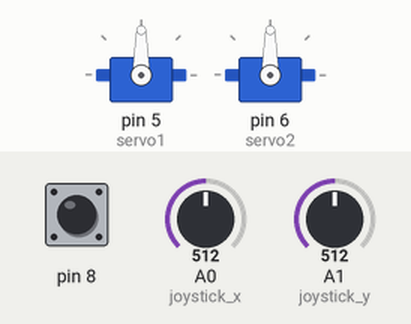
This sketch was run on a simulated Arduino Uno, built with avr-gcc and run on an emulated ATmega328P. On the bench: 2 × servo. The inputs (shaded band) are chosen by the test bench; at power-on: A0 (joystick_x) = 512, A1 (joystick_y) = 512, pin 8 HIGH.

Above: at 1.2 s.
1.3 s: A0 (joystick_x) set to 684
2.8 s: A0 (joystick_x) set to 713
At 2.95 s:
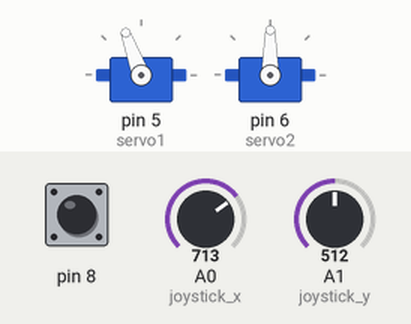
At 4.2 s:
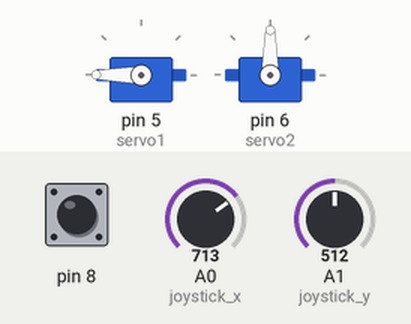
5.8 s: A1 (joystick_y) set to 686
7.3 s: A1 (joystick_y) set to 716
At 8.9 s:
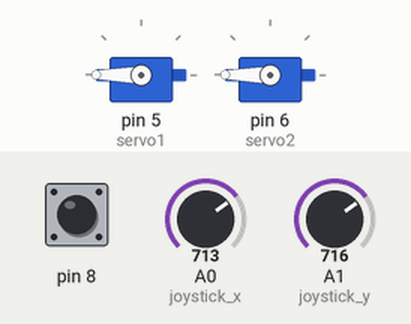
10.3 s: A0 (joystick_x) set to 314
11.8 s: A0 (joystick_x) set to 282
At 14.4 s:
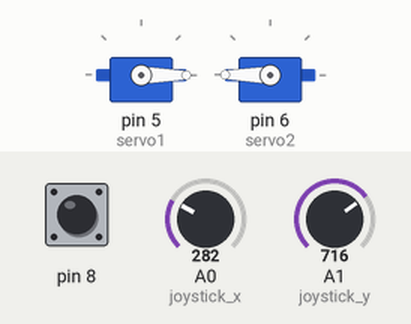
Timing chart, 0 to 15.8 s (numbered marks = the images above; inputs shaded):
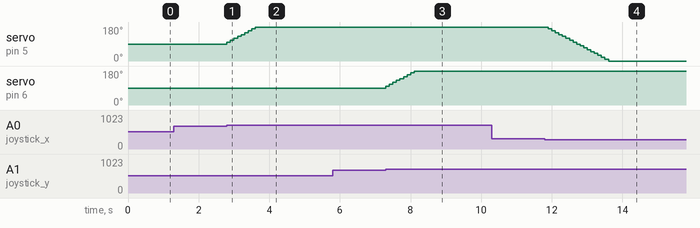

The sketch:

two_axis_servo_motor_control_code.ino
```cpp
#include <Servo.h>
Servo servo1;
Servo servo2;
int joystick_x = A0;
int joystick_y = A1;
int pos_x;
int pos_y;
int servo1_pos=90;
int servo2_pos=90;
void setup ( ) {
pinMode(8, INPUT_PULLUP);
servo1.attach (5) ;
servo2.attach (6) ;
servo1.write (servo1_pos);
servo2.write (servo2_pos);
pinMode (joystick_x, INPUT) ;
pinMode (joystick_y, INPUT) ;
}
void loop ( ) {
pos_x = analogRead (joystick_x) ;
pos_y = analogRead (joystick_y) ;
if (pos_x < 300)
{
  if (servo1_pos < 10)
  {
  }
  else
  {
    servo1_pos = servo1_pos - 10;
    servo1.write ( servo1_pos ) ;
    delay (100);
  }
}
if (pos_x > 700)
{
  if (servo1_pos > 180)
  {
  }
  else
  {
  servo1_pos = servo1_pos + 10;
  servo1.write ( servo1_pos ) ;
  delay (100) ;
  }
}
if (pos_y < 300)
{
  if (servo2_pos < 10)
  {
  }
  else
  {
    servo2_pos = servo2_pos - 10;
    servo2.write ( servo2_pos );
    delay (100);
  }
}
if (pos_y > 700)
{
  if (servo2_pos > 180)
  {
  }
  else
  {
  servo2_pos = servo2_pos + 10;
  servo2.write(servo2_pos) ;
  delay (100) ;
  }
}
 int SW_pin = digitalRead(8);
   if(SW_pin == LOW)
  {
    servo1.write (90);
    servo2.write (90);
    delay(500);
   }
}
```

Measured:
- the behaviour switches between 700 and 701 on A0 (joystick_x) (found by bisection; images 0 and 1)
- the behaviour switches between 700 and 701 on A1 (joystick_y) (found by bisection; images 2 and 3)
- the behaviour switches between 300 and 299 on A0 (joystick_x) (found by bisection; images 3 and 4)
- after the input at 1.3 s, every drawn part: stays the same
- after the input at 2.8 s, servo on pin 5 (servo1): moves from 90° to 180° over 0.80 s, starting at once
- after the input at 5.8 s, every drawn part: stays the same
- after the input at 7.3 s, servo on pin 6 (servo2): moves from 90° to 180° over 0.80 s, starting at once
- after the input at 10.3 s, every drawn part: stays the same
- after the input at 11.8 s, servo on pin 5 (servo1): moves from 180° to 0° over 1.7 s, starting after 0.10 s
